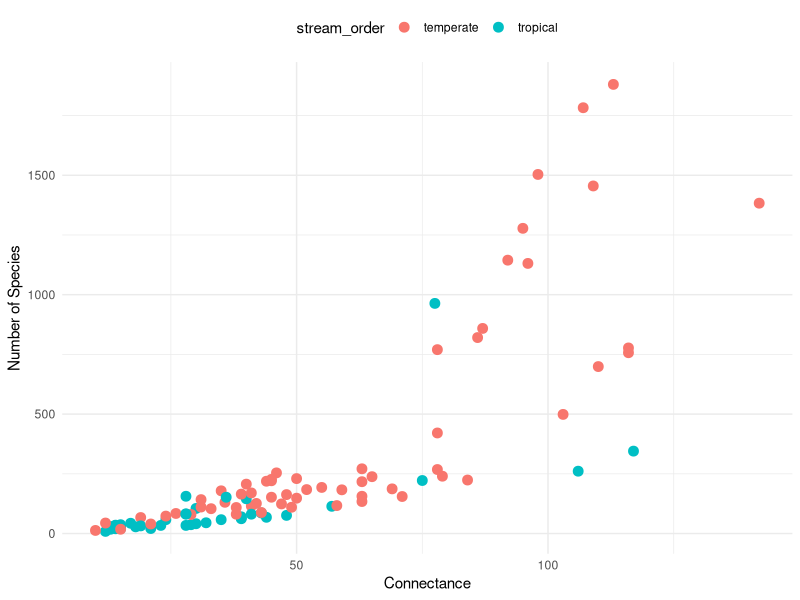
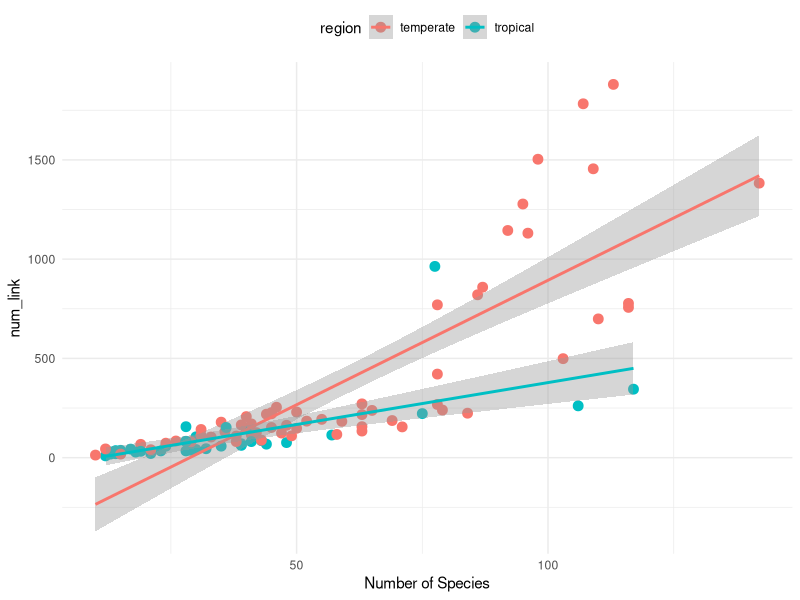
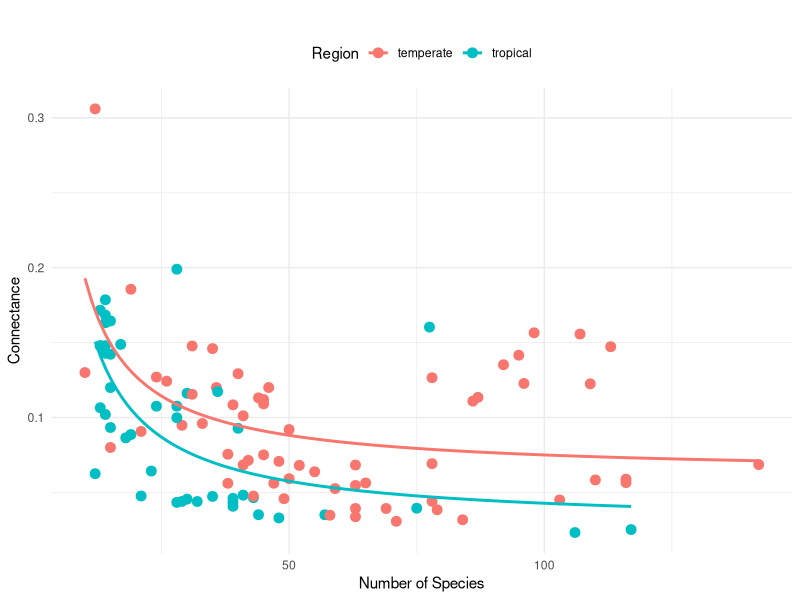
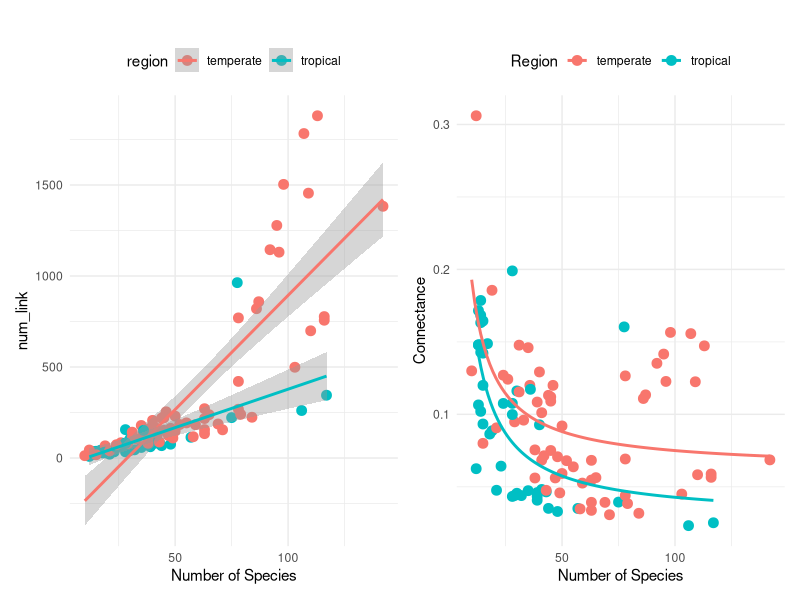

The R source for these figures, in order:




# --------------------------------------------------------
# Honor Thesis Reilly Connelly
# Date: Sat Oct 26 2024 15:49:27
# Pablo E. Gutierrez-Fonseca
# pabloe.gutierrezfonseca@gmail.com
# --------------------------------------------------------




library(readxl)
library(dplyr)
library(ggplot2)
library(patchwork)

data <- read_xlsx('data.xlsx', sheet='final_data')
head(data,20)

mod1 <- lm(num_link~num_spec, data=data)
summary(mod1)
shapiro.test(residuals(mod1))


mod2 <- lm(num_spec~connect, data=data)
summary(mod2)
shapiro.test(residuals(mod2))


# Create the plot# Create tdatahe plot
ggplot(data, aes(x = num_spec, y = num_link, 
                 color = region)) +
  geom_point(size = 3) +  
  labs(
    x = "Connectance",
    y = "Number of Species",
    color = "stream_order"
  ) +
  theme_minimal() +
  theme(legend.position = "top") 



# Create the plot with linear models for both regions on the same plot
a <- ggplot(data, aes(x = num_spec, y = num_link, 
                      color = region)) +
  geom_point(size = 3) +  # Points colored by region
  geom_smooth(method = "lm", se = T) +  # Add separate linear models for each region
  labs(
    x = "Number of Species",
    y = "num_link",
    color = "region"
  ) +
  theme_minimal() +
  theme(legend.position = "top")  # Move the legend to the top
a


# Species richness–connectance relationship -------------------------------
# Create the plot with linear models for both regions on the same plot
# Fit an inverse model for each region
  model_results <- data %>%
  group_by(region) %>%
  do(model = nls(num_spec ~ a / connect + b, data = ., start = list(a = 1, b = 1)))

# Generate predicted values for plotting
predicted_data <- data %>%
  group_by(region) %>%
  do({
    model <- nls(connect ~ a / num_spec + b, data = ., start = list(a = 1, b = 0))
    data.frame(num_spec = seq(min(.$num_spec), max(.$num_spec), length.out = 100),
               connect = predict(model, newdata = data.frame(num_spec = seq(min(.$num_spec), max(.$num_spec), length.out = 100))),
               region = unique(.$region))
  })

# Plot the data and fitted curves
b <- ggplot(data, aes(x = num_spec, y = connect, color = region)) +
  geom_point(size = 3) +  # Data points
  geom_line(data = predicted_data, aes(x = num_spec, y = connect, color = region), size = 1) +  # Fitted inverse lines
  labs(
    x = "Number of Species",
    y = "Connectance",
    color = "Region",
    title = ""
  ) +
  theme_minimal() +
  theme(legend.position = "top")



b
a + b
